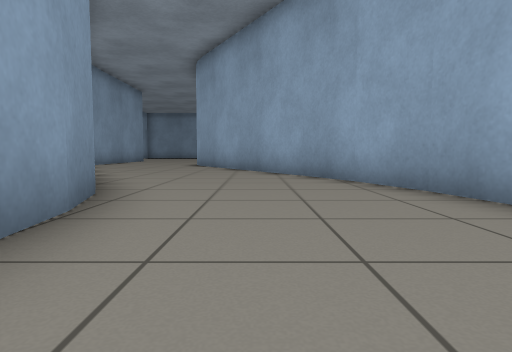
[1] (above)

18 first-person views from a walk through a Gazebo world. The camera is 0.5 m above the floor, tilts 4° down and sees 75° across. The floor is counted in squares, 1 m on a side. Each view is taken from the middle of a square. On the plan, view 1 faces up. The plan holds only what a view shows up to about 9 squares ahead; the rest is blank.

[2]
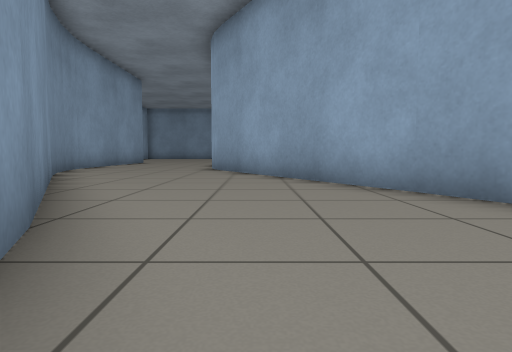

[3]
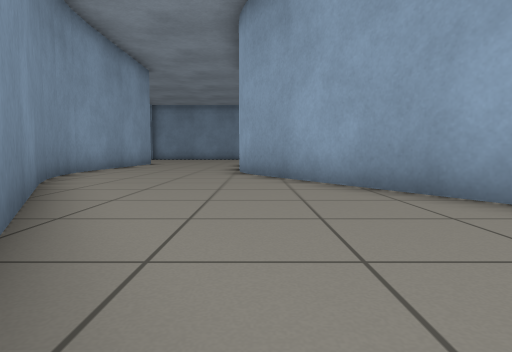

[4]
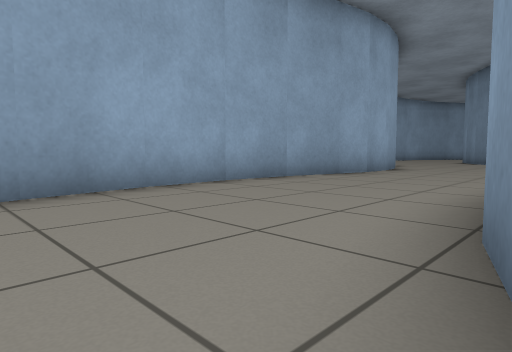

[5]
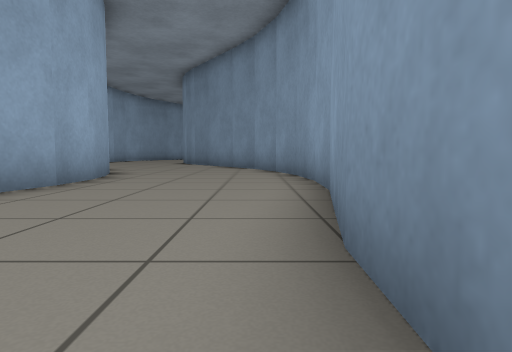

[6]
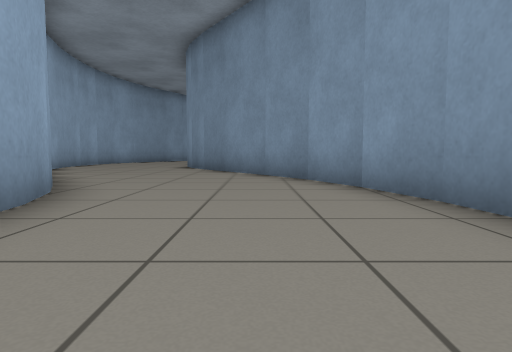

[7]
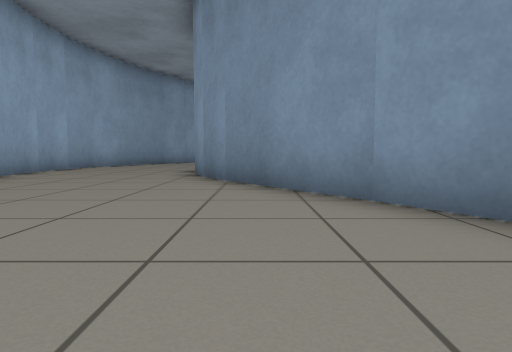

[8]
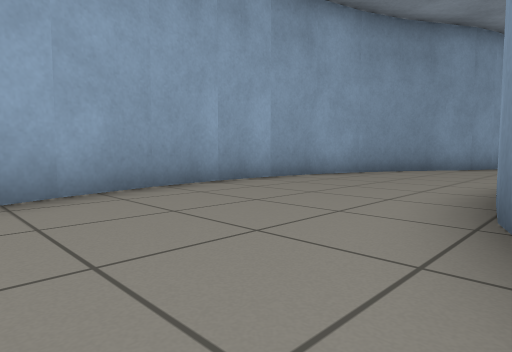

[9]
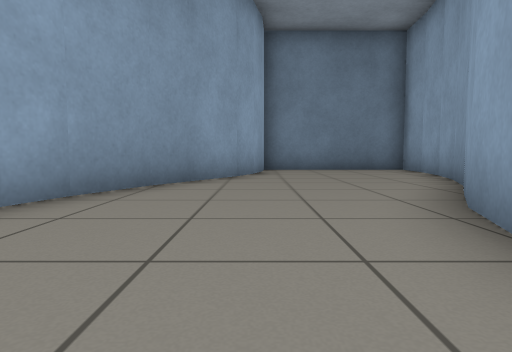

[10]
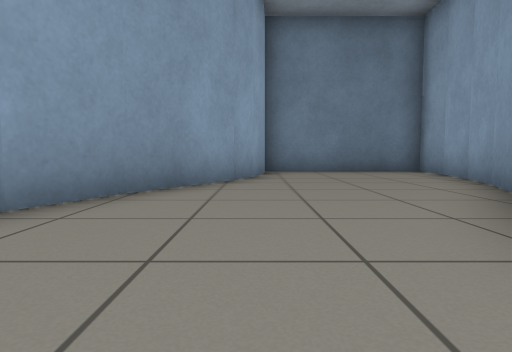

[11]
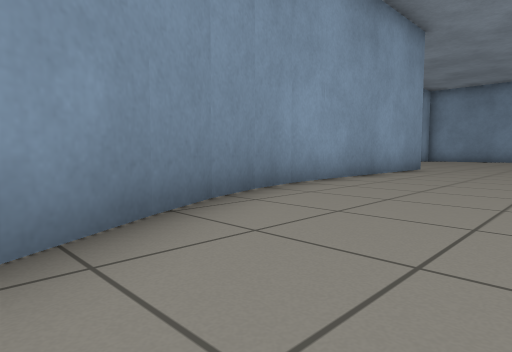

[12]
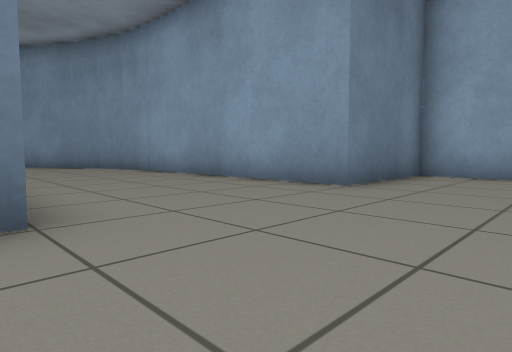

[13]
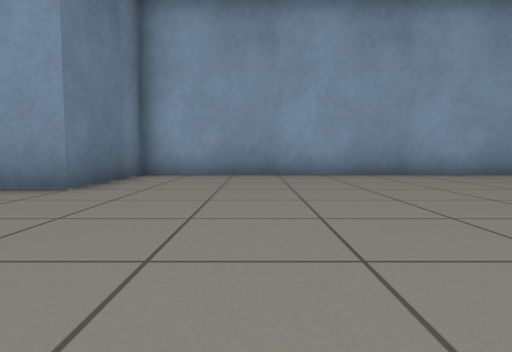

[14]
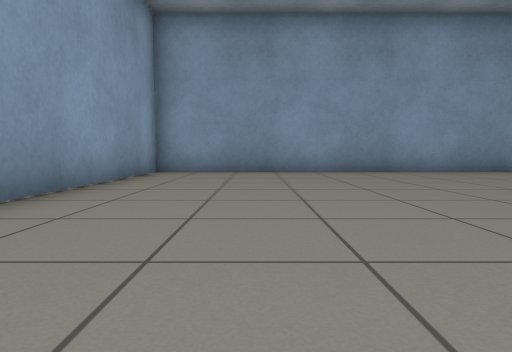

[15]
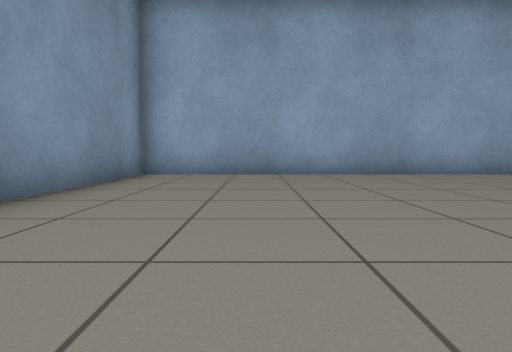

[16]
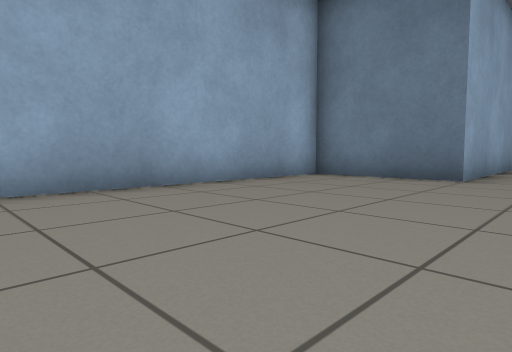

[17]
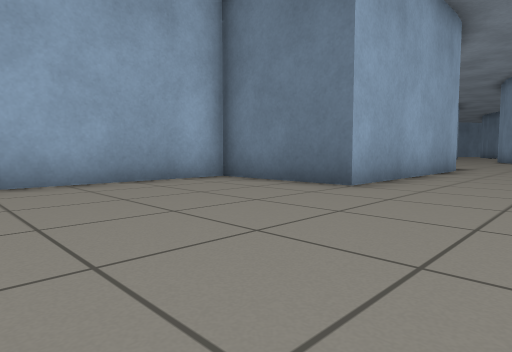

[18]
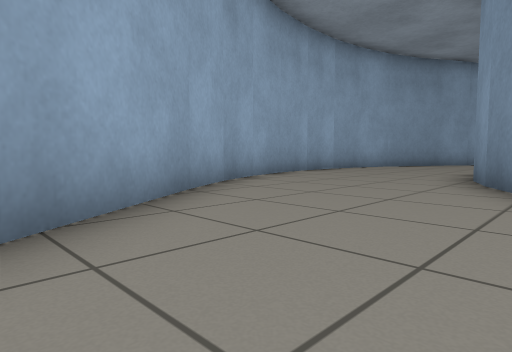

### Floor plan
Points are (right, up) in squares from view 1. A wall is a line through its corners. A room is listed if a view was taken in it or the views show most of it. See-through windows are left out.
Room 1 (views 1, 2, 3, 4, 5, 6, 7, 8, 9, 10, 11, 18)
walls: (2.6, -6.3) (2.2, -5.1); (2.2, -5.2) (2, -4.1); (-1, -8.1) (1.3, -12); (2, -4.2) (2, -3); (-1.9, -5.3) (-1.5, -6.8) (-1, -8.2); (2, -3.2) (2.5, -0.4); (-2, -3.9) (-1.9, -5.4); (1.5, -11.9) (2.1, -12.9); (-2, -2.4) (-2, -4); (2.1, -12.8) (2.5, -13.9); (5.7, -10.8) (2.5, -6.1); (2.5, -0.5) (2.6, 1.1) (2.5, 2.7); (2.4, -13.8) (2.6, -14.9); (6.2, -12.1) (5.6, -10.8); (-1.5, 0.4) (-2, -2.5); (6.5, -13.4) (6.1, -11.9); (-1.4, 1.5) (-1.5, 0.2); (6.7, -14.8) (6.5, -13.3); (2.6, 2.6) (2.2, 4.3); (2.4, -17) (2, -18.1); (2.1, -17.9) (0.9, -20); (2.3, 4.2) (1.7, 5.8); (-2, 4.1) (-1.6, 2.8) (-1.5, 1.8); (6.5, -17.6) (6.7, -16.1) (6.7, -14.6); (1.9, 5.7) (-1.7, 11.9); (6.1, -18.8) (6.5, -17.4); (0.9, -19.9) (0.3, -21.2); (5.6, -20.1) (6.2, -18.7); (0.4, -21) (0, -22.3) (-0.2, -23.6); (4.4, -22.1) (5.6, -20); (4, -22.9) (4.4, -22); (-0.2, -23.5) (-0.3, -24.7) (3.8, -24.7) (3.8, -23.8) (4.1, -22.9); (-5.3, 10) (-1.8, 4)
ways out: opening at (-3.5, 10.5) to room 2
Room 2 (views 12, 13, 14, 15, 16, 17)
walls: (-2.5, 13.6) (-2.5, 19.4) (0.6, 19.4) (0.6, 29.6) (-9.6, 29.6) (-9.6, 19.4) (-6.5, 19.4) (-6.5, 13.2); (-6.6, 13.3) (-6, 11.1); (-2.2, 12.9) (-2.4, 13.7); (-1.7, 11.9) (-2.3, 13); (-6, 11.3) (-5.3, 10)
ways out: opening at (-3.5, 10.5) to room 1

Where each view was taken, in squares from view 1:
view 1: 0 up, 0 right, facing up
view 2: 3 up, 1 left, facing up
view 3: 5 up, 2 left, facing up
view 4: 5 up, 2 left, facing down-right
view 5: 2 up, 1 left, facing down
view 6: 2 down, 0 right, facing down
view 7: 6 down, 1 right, facing down
view 8: 11 down, 2 right, facing down-right
view 9: 15 down, 4 right, facing down
view 10: 16 down, 4 right, facing down
view 11: 9 up, 3 left, facing up-left
view 12: 22 up, 2 left, facing down-left
view 13: 22 up, 2 left, facing left
view 14: 21 up, 7 left, facing up
view 15: 27 up, 7 left, facing right
view 16: 26 up, 4 left, facing down-right
view 17: 24 up, 5 left, facing down-right
view 18: 7 down, 1 right, facing down-right
